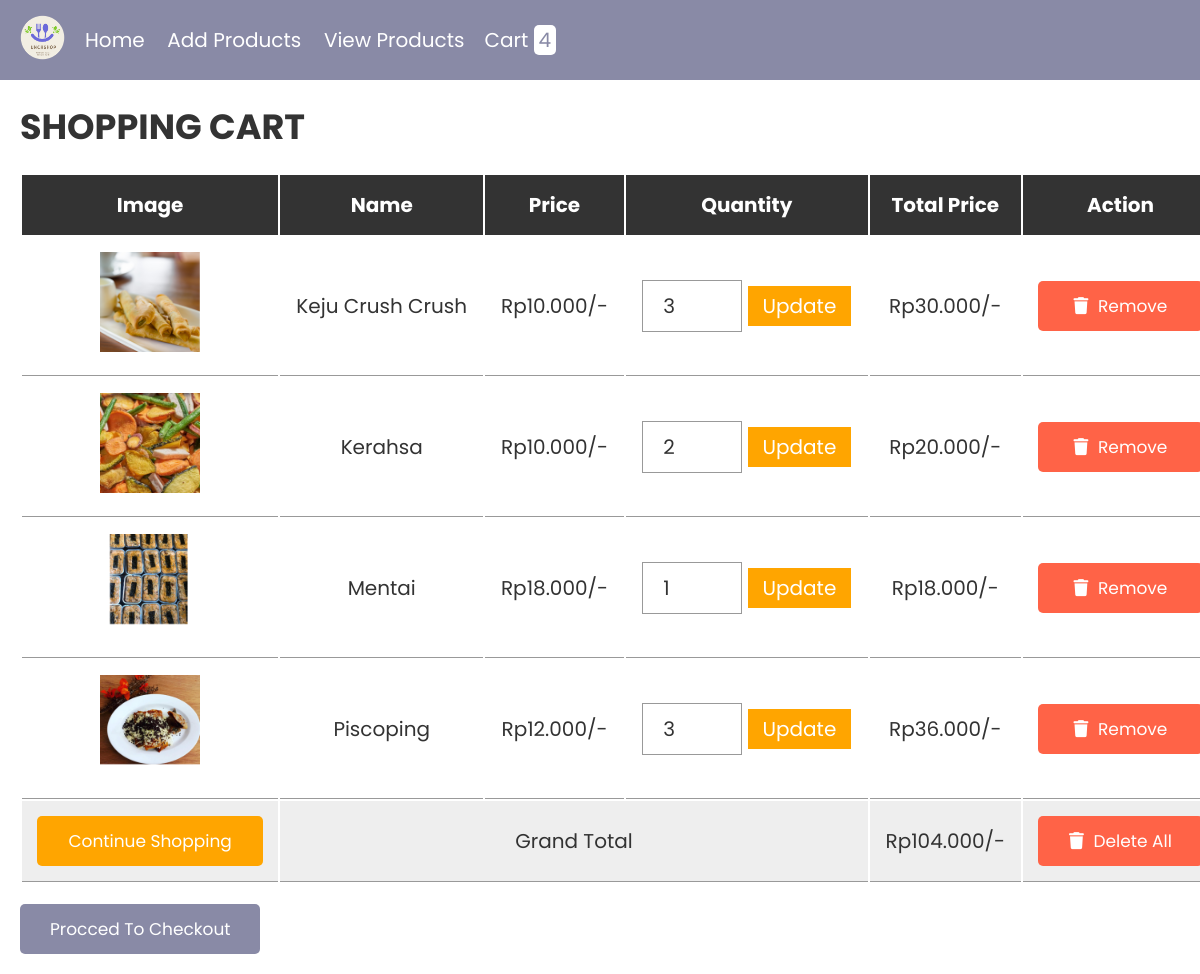
/php/cart.php, run on the app's committed database.
### tables this page shows
CREATE TABLE `cart` (
  `id` int(255) NOT NULL,
  `name` varchar(255) NOT NULL,
  `price` int(255) NOT NULL,
  `image` varchar(255) NOT NULL,
  `quantity` int(255) NOT NULL
);

### php/cart.php (the view, shortened to what this page needs)
<?php
@include 'config_cart.php';
?>
<!DOCTYPE html>
<html lang="en">
<head>
   <link rel="stylesheet" href="https://cdnjs.cloudflare.com/ajax/libs/font-awesome/6.0.0/css/all.min.css">
   <link rel="stylesheet" href="css/stylecart.css">
</head>
<body>
<?php include 'header.php'; ?>
<div class="container">
<section class="shopping-cart">
   <h1 class="heading">shopping cart</h1>
   <table>
      <thead>
         <th>image</th>
         <th>name</th>
         <th>price</th>
         <th>quantity</th>
         <th>total price</th>
         <th>action</th>
      </thead>
      <tbody>
         <?php
         $select_cart = mysqli_query($conn, "SELECT * FROM `cart`");
         $grand_total = 0;
         if(mysqli_num_rows($select_cart) > 0){
            while($fetch_cart = mysqli_fetch_assoc($select_cart)){
         ?>
         <tr>
            <td><img src="uploaded_img/<?php echo $fetch_cart['image']; ?>" height="100" alt=""></td>
            <td><?php echo $fetch_cart['name']; ?></td>
            <td>Rp<?php echo number_format($fetch_cart['price']); ?>.000/-</td>
            <td>
               <form action="" method="post">
                  <input type="number" name="update_quantity" min="1"  value="<?php echo $fetch_cart['quantity']; ?>" >
                  <input type="submit" value="update" name="update_update_btn">
               </form>
            </td>
            <td>Rp<?php echo $sub_total = number_format($fetch_cart['price'] * $fetch_cart['quantity']); ?>.000/-</td>
            <td><a href="cart.php?remove=<?php echo $fetch_cart['id']; ?>" onclick="return confirm('remove item from cart?')" class="delete-btn"> <i class="fas fa-trash"></i> remove</a></td>
         </tr>
         <?php
           $grand_total += $sub_total;
            };
         };
         ?>
         <tr class="table-bottom">
            <td><a href="products.php" class="option-btn" style="margin-top: 0;">continue shopping</a></td>
            <td colspan="3">grand total</td>
            <td>Rp<?php echo $grand_total; ?>.000/-</td>
            <td><a href="cart.php?delete_all" onclick="return confirm('are you sure you want to delete all?');" class="delete-btn"> <i class="fas fa-trash"></i> delete all </a></td>
         </tr>
      </tbody>
   </table>
   <div class="checkout-btn">
      <a href="checkout.php" class="btn <?= ($grand_total > 1)?'':'disabled'; ?>">procced to checkout</a>
   </div>
</section>
</div>
</body>
</html>

### css/stylecart.css (style rules this page uses)
:root { --blue:#898aa6; --red:tomato; --orange:orange; --black:#333; --white:#fff; --bg-color:#eee; --dark-bg:rgba(0,0,0,.7); --box-shadow:0 .5rem 1rem rgba(0,0,0,.1); --border:.1rem solid #999; }
* { font-family: 'Poppins', sans-serif; margin:0; padding:0; box-sizing: border-box; outline: none; border:none; text-decoration: none; text-transform: capitalize; }
html { font-size: 62.5%; overflow-x: hidden; }
.container { max-width: 1200px; margin:0 auto; }
section { padding:2rem; }
.heading { text-align: center; font-size: 3.5rem; text-transform: uppercase; color:var(--black); margin-bottom: 2rem; }
.btn, .option-btn, .delete-btn { display: block; width: 100%; text-align: center; background-color: var(--blue); color:var(--white); font-size: 1.7rem; padding:1.2rem 3rem; border-radius: .5rem; cursor: pointer; margin-top: 1rem; }
.option-btn i, .delete-btn i { padding-right: .5rem; }
.option-btn { background-color: var(--orange); }
.delete-btn { margin-top: 0; background-color: var(--red); }
.shopping-cart table { text-align: center; width: 100%; }
.shopping-cart table thead th { padding:1.5rem; font-size: 2rem; color:var(--white); background-color: var(--black); }
.shopping-cart table tr td { border-bottom: var(--border); padding:1.5rem; font-size: 2rem; color:var(--black); }
.shopping-cart table input[type="number"] { border: var(--border); padding:1rem 2rem; font-size: 2rem; color:var(--black); width: 10rem; }
.shopping-cart table input[type="submit"] { padding:.5rem 1.5rem; cursor: pointer; font-size: 2rem; background-color: var(--orange); color:var(--white); }
.shopping-cart table .table-bottom { background-color: var(--bg-color); }
.shopping-cart .checkout-btn { text-align: center; margin-top: 1rem; }
.shopping-cart .checkout-btn a { display: inline-block; width: auto; }
@media (max-width:1200px) { .shopping-cart { overflow-x: scroll; } }
@media (max-width:1200px) { .shopping-cart table { width: 120rem; } }
@media (max-width:1200px) { .shopping-cart .heading { text-align: left; } }
@media (max-width:1200px) { .shopping-cart .checkout-btn { text-align: left; } }

### data on the page
cart: image (picture), name "Keju Crush Crush", price "10", update_quantity "3", $sub_total = number_format($fetch_cart['price'] * $fetch_cart['quantity']) "30"
cart: image (picture), name "Kerahsa", price "10", update_quantity "2", $sub_total = number_format($fetch_cart['price'] * $fetch_cart['quantity']) "20"
cart: image (picture), name "Mentai", price "18", update_quantity "1"
cart: image (picture), name "Piscoping", price "12", update_quantity "3", $sub_total = number_format($fetch_cart['price'] * $fetch_cart['quantity']) "36"

### other printed values
$row_count "4"
$grand_total "104"
